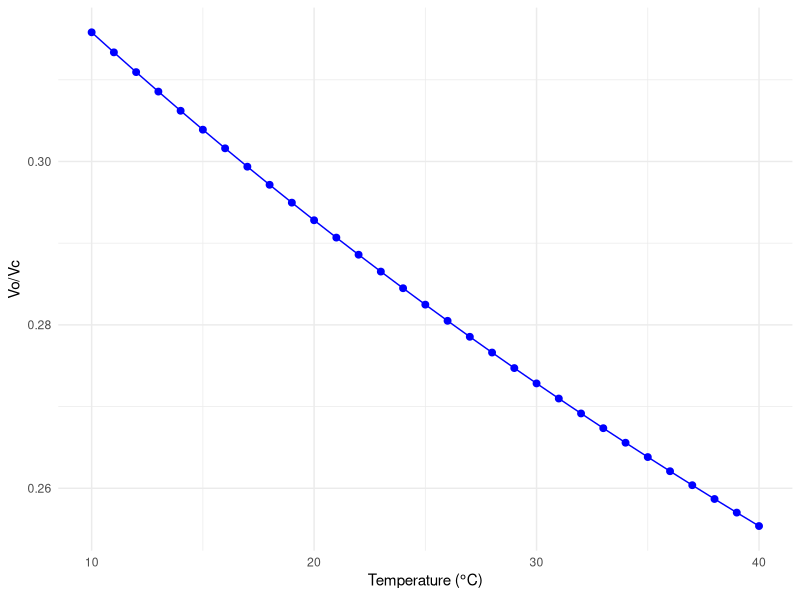
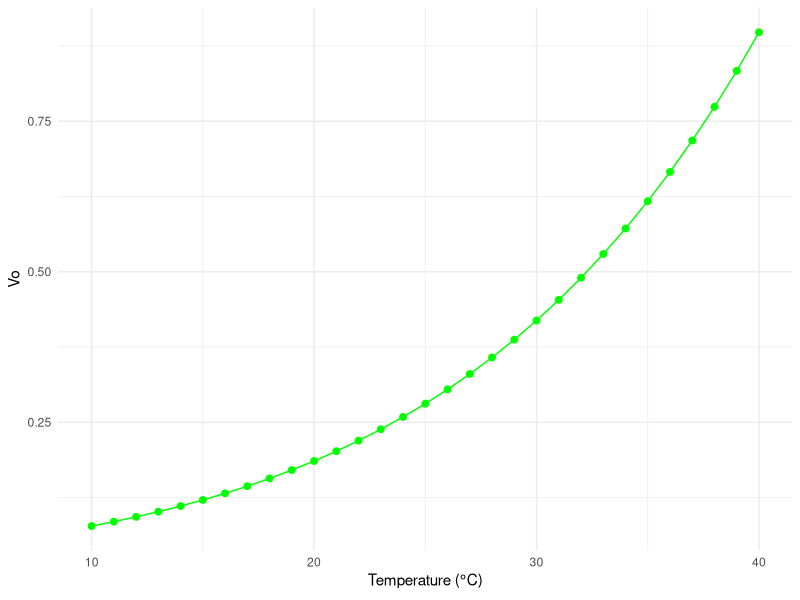
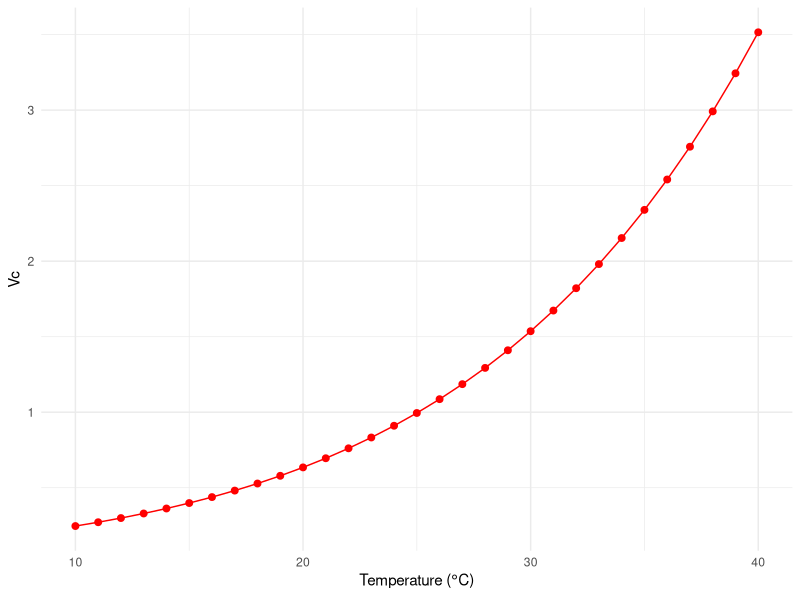
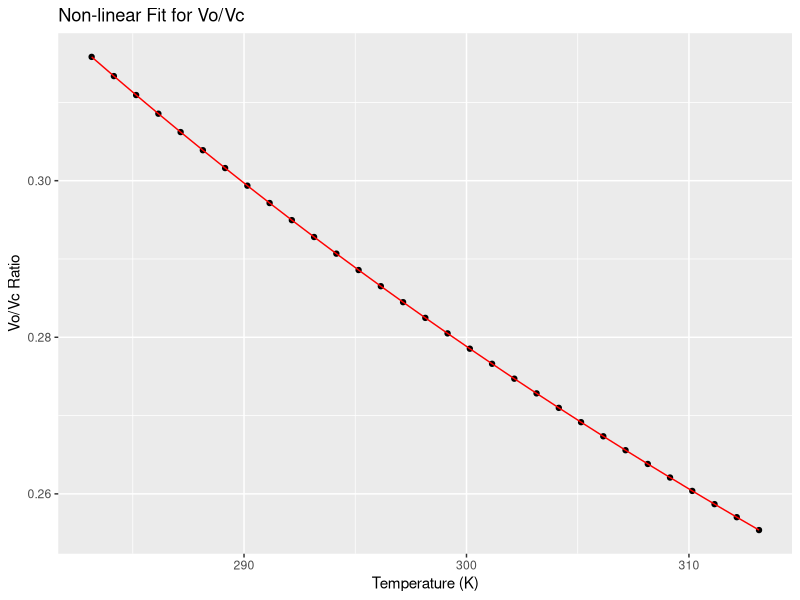
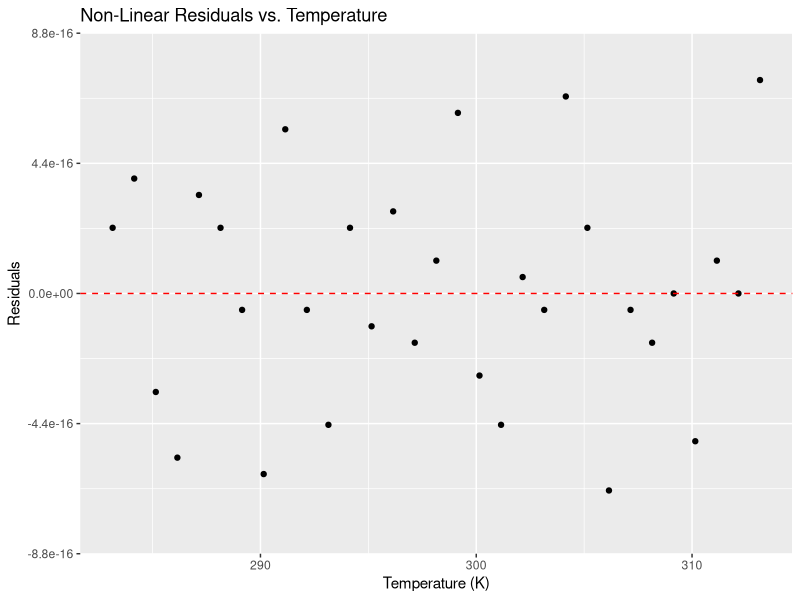
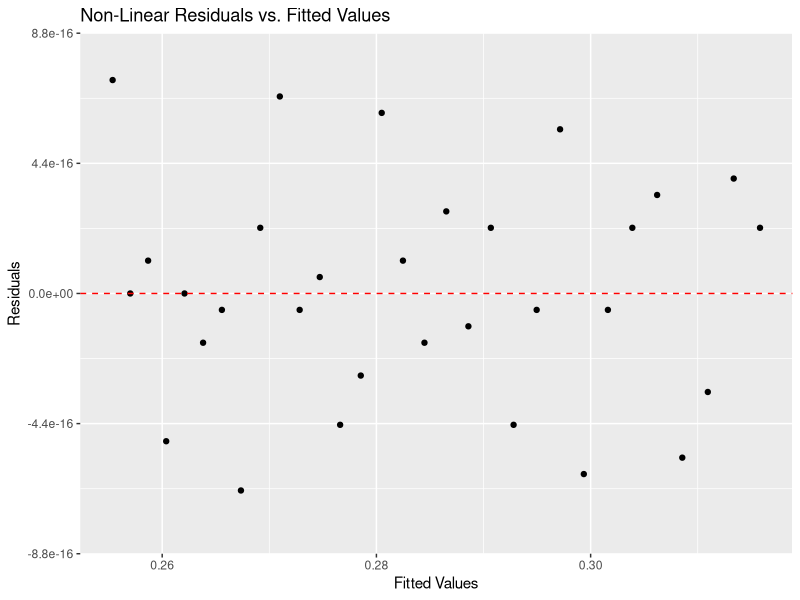
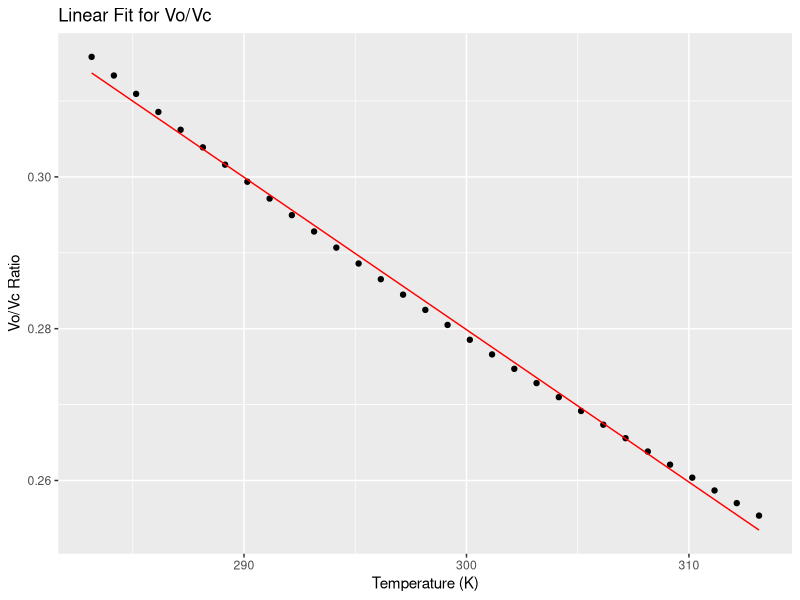
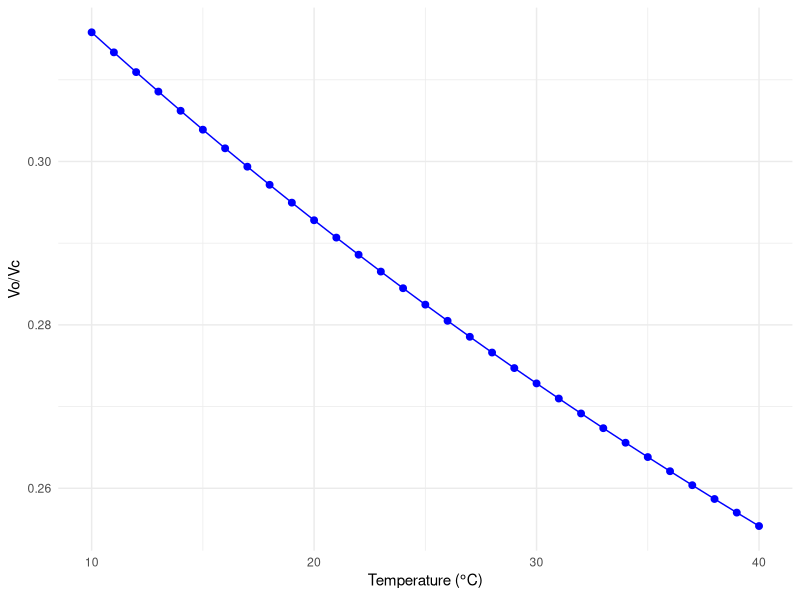

Write the R code that produced these figures, in order.
## ---- chunk 1
knitr::opts_chunk$set(echo = TRUE)
# Load any libraries here
library(ggplot2)
library(minpack.lm)
## ---- chunk 2
T25 <- 25 + 273.15                 # Reference temperature in K 
Tp <- 28.9310407291759 + 273.15    # Average measurement temperature in K
R <- 0.008314                     # Ideal gas constant in kJ K-1 mol-1
c_Vc <- 26.35                       # Scaling constant, Vcmax             (N. tabacum L. cv. W38, Bernacchi et al 2001)
dHa_Vc <- 65.33                    # Activation energy, Vcmax, kJ mol -1 (N. tabacum L. cv. W38, Bernacchi et al 2001)
c_Vo <- 22.98                       # Scaling constant, Vomax             (N. tabacum L. cv. W38, Bernacchi et al 2001)
dHa_Vo <-60.11                     # Activation energy, Vomax, kJ mol -1 (N. tabacum L. cv. W38, Bernacchi et al 2001)
## ---- chunk 3
Bernacchi_Vc_25 <- exp(c_Vc - dHa_Vc / (R * T25))
Bernacchi_Vo_25 <- exp(c_Vo - dHa_Vo / (R * T25))
Bernacchi_PrPs_ratio_25 <- Bernacchi_Vo_25 / Bernacchi_Vc_25
print(Bernacchi_PrPs_ratio_25)
## ---- chunk 4
Temp_Range <- data.frame(Temp_C = 10:40)                       # Temperatures in °C
Temp_Range$Temp_K <- Temp_Range$Temp_C + 273.15                # Temperatures in Kelvin
Temp_Range$Vc <- exp(c_Vc - dHa_Vc / (R * Temp_Range$Temp_K))  # Vc values
Temp_Range$Vo <- exp(c_Vo - dHa_Vo / (R * Temp_Range$Temp_K))  # Vo values
Temp_Range$Vo_Vc_ratio <- Temp_Range$Vo / Temp_Range$Vc        # Vo/Vc ratios
## ---- chunk 5
ggplot(Temp_Range, aes(x = Temp_C, y = Vo_Vc_ratio)) +
                   geom_line(color = "blue") +
                   geom_point(color = "blue", size = 2) +
                   labs(x = expression("Temperature ("*degree*C*")"), y = "Vo/Vc") +
                   theme_minimal()
ggsave("Outputs/Temp_vs_VcVo.png")
## ---- chunk 6
ggplot(Temp_Range, aes(x = Temp_C, y = Vo)) +
                   geom_line(color = "green") +
                   geom_point(color = "green", size = 2) +
                   labs(x = expression("Temperature ("*degree*C*")"), y = "Vo") +
                   theme_minimal()
ggsave("Outputs/Temp_vs_Vo.png")
## ---- chunk 7
ggplot(Temp_Range, aes(x = Temp_C, y = Vc)) +
                   geom_line(color = "red") +
                   geom_point(color = "red", size = 2) +
                   labs(x = expression("Temperature ("*degree*C*")"), y = "Vc") +
                   theme_minimal()
ggsave("Outputs/Temp_vs_Vc.png")
## ---- chunk 8
Bernacchi_Vc_Tp <- exp(c_Vc - dHa_Vc / (R * Tp))
Bernacchi_Vo_Tp <- exp(c_Vo - dHa_Vo / (R * Tp))
Bernacchi_PrPs_ratio_Tp <- Bernacchi_Vo_Tp / Bernacchi_Vc_Tp
print(Bernacchi_PrPs_ratio_Tp)
## ---- chunk 9
Makino_Vc_25 <- 1.77                                # Carboxylase activity (µmol (mg enzyme)⁻¹ min⁻¹)
Makino_Vo_25 <- 0.58                                # Oxygenase activity (µmol (mg enzyme)⁻¹ min⁻¹)
Makino_PrPs_ratio_25 <- Makino_Vo_25 / Makino_Vc_25 # Vo/Vc ratio
print(Makino_PrPs_ratio_25)
## ---- chunk 10
Makino_PrPs_ratio_Tp <- Makino_PrPs_ratio_25*Bernacchi_PrPs_ratio_Tp/Bernacchi_PrPs_ratio_25
print(Makino_PrPs_ratio_Tp)
## ---- chunk 11
T <- Temp_Range$Temp_K      # Temperature in K
y <- Temp_Range$Vo_Vc_ratio # Vo/Vc ratio
## ---- chunk 12
#nls_model <- nls(y ~ c_VoVc * exp(-dHa_VoVc / (R * T)), data = Temp_Range, start = list(c_VoVc = 0.3, dHa_VoVc = 60))
## ---- chunk 13
nls_model <- nlsLM(Vo_Vc_ratio ~ c_VoVc * exp(-dHa_VoVc / (R * T)),
                                 data = Temp_Range,
                                 start = list(c_VoVc = 0, 
                                              dHa_VoVc = 2))
## ---- chunk 14
summary(nls_model)
## ---- chunk 15
Temp_Range$fitted <- predict(nls_model)
## ---- chunk 16
ggplot(Temp_Range, aes(x = Temp_K, y = Vo_Vc_ratio)) +
                   geom_point() +
                   geom_line(aes(y = fitted), color = "red") +
                   labs(x = "Temperature (K)", 
                        y = "Vo/Vc Ratio", 
                        title = "Non-linear Fit for Vo/Vc")
ggsave("Outputs/Temp_vs_VoVc_nlsLM.png")
## ---- chunk 17
Temp_Range$nls_residuals <- Temp_Range$Vo_Vc_ratio - Temp_Range$fitted
## ---- chunk 18
ggplot(Temp_Range, aes(x = Temp_K, y = nls_residuals)) +
                       geom_point() +
                       geom_hline(yintercept = 0, 
                                  linetype = "dashed", 
                                  color = "red") +
                       scale_y_continuous(limits = c(-8e-16, +8e-16)) +
                       labs(x = "Temperature (K)", 
                            y = "Residuals", 
                            title = "Non-Linear Residuals vs. Temperature")
ggsave("Outputs/nlsLM_residuals_temp.png")
## ---- chunk 19
ggplot(Temp_Range, aes(x = fitted, y = nls_residuals)) +
                       geom_point() +
                       geom_hline(yintercept = 0, 
                                  linetype = "dashed", 
                                  color = "red") +
                       scale_y_continuous(limits = c(-8e-16, +8e-16)) +
                       labs(x = "Fitted Values", 
                            y = "Residuals", 
                            title = "Non-Linear Residuals vs. Fitted Values")
ggsave("Outputs/nlsLM_residuals_fitted.png")
## ---- chunk 20
SST <- sum((Temp_Range$Vo_Vc_ratio - mean(Temp_Range$Vo_Vc_ratio))^2)     # Total sum of squares
SSR <- sum(Temp_Range$nls_residuals^2)                                    # Residual sum of squares
R_squared <- 1 - (SSR / SST)
print(R_squared)
## ---- chunk 21
squared_residuals <- Temp_Range$nls_residuals^2

mse <- mean(squared_residuals)
print(mse)

nls_AIC <- AIC(nls_model)
print(nls_AIC)
## ---- chunk 22
linear_model <- lm(Vo_Vc_ratio ~ Temp_K, data = Temp_Range)
summary(linear_model)

linear_AIC <- AIC(linear_model)
print(linear_AIC)

Temp_Range$lin_fitted <- predict(linear_model)
## ---- chunk 23
ggplot(Temp_Range, aes(x = Temp_K, y = Vo_Vc_ratio)) +
                   geom_point() +
                   geom_line(aes(y = lin_fitted), color = "red") +
                   labs(x = "Temperature (K)", 
                        y = "Vo/Vc Ratio", 
                        title = "Linear Fit for Vo/Vc")
ggsave("Outputs/Temp_vs_VoVc_linear.png")
## ---- chunk 24
coefficients <- coef(nls_model)
c_VoVc <- as.numeric(coefficients["c_VoVc"])
dHa_VoVc <- as.numeric(coefficients["dHa_VoVc"])
## ---- chunk 25
conv_ratio <- Makino_PrPs_ratio_25/Bernacchi_PrPs_ratio_25
## ---- chunk 26
Bernacchi_PrPs_ratio_Tp2 <- (c_VoVc * exp(-dHa_VoVc / (R * Tp)))
print(Bernacchi_PrPs_ratio_Tp2)
## ---- chunk 27
Makino_PrPs_ratio_Tp2 <- Bernacchi_PrPs_ratio_Tp2*conv_ratio
print(Makino_PrPs_ratio_Tp2)
## ---- chunk 28
are_equal <- Makino_PrPs_ratio_Tp == Makino_PrPs_ratio_Tp2
print(are_equal)  
## ---- chunk 29
normalized_ratios <- Temp_Range$Vo_Vc_ratio/Bernacchi_PrPs_ratio_25;
## ---- chunk 30
nls_norm_model <- nlsLM(normalized_ratios ~ c_VoVc * exp(-dHa_VoVc / (R * T)),
                                            data = Temp_Range,
                                            start = list(c_VoVc = 0, 
                                                         dHa_VoVc = 2))
summary(nls_norm_model)
## ---- chunk 31
norm_coefficients <- coef(nls_norm_model)
c_norm <- as.numeric(norm_coefficients["c_VoVc"])
dHa_norm <- as.numeric(norm_coefficients["dHa_VoVc"])
## ---- chunk 32
Bernacchi_PrPs_ratio_Tp3 <- (c_norm * exp(-dHa_norm / (R * Tp)))
print(Bernacchi_PrPs_ratio_Tp3)
## ---- chunk 33
Makino_PrPs_ratio_Tp3 <- Makino_PrPs_ratio_25*Bernacchi_PrPs_ratio_Tp3
print(Makino_PrPs_ratio_Tp3)
## ---- chunk 34
are_equal <- (Makino_PrPs_ratio_Tp == Makino_PrPs_ratio_Tp3) | 
             (Makino_PrPs_ratio_Tp2 == Makino_PrPs_ratio_Tp3)

print(are_equal) 
